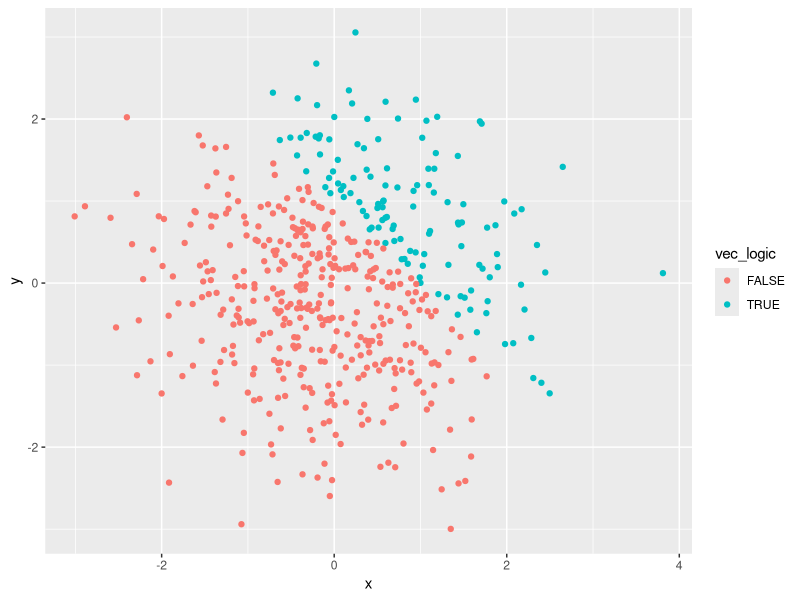
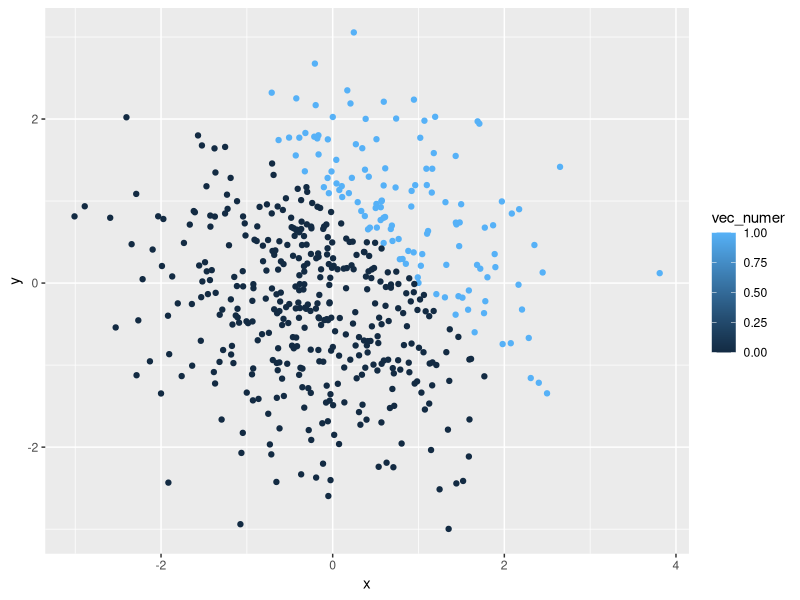
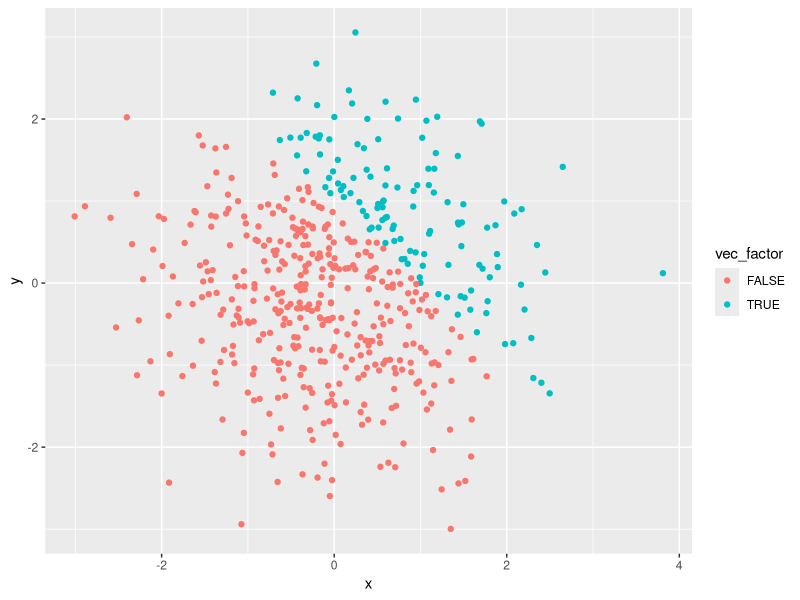
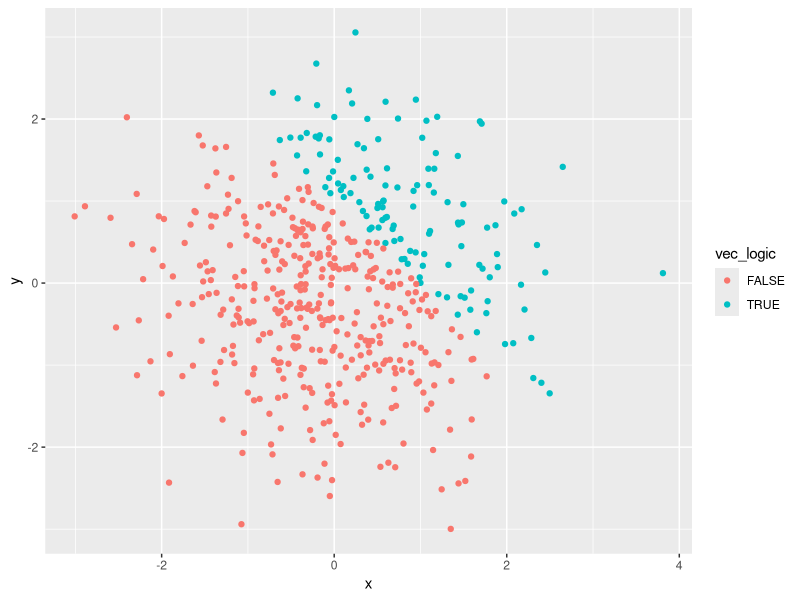

The R source for these figures, in order:
## ---- chunk 1
library(tidyverse)
set.seed(1)
df_1 = tibble(samp= rnorm(8),
              vec_logical = samp > 0,
              vec_chara = c("a","a","a","a","a","a","a","a"),
              vec_factor = sample(c("low","medium","high"),8,replace = TRUE)
              )

## ---- chunk 2
convert_1 = as.numeric(pull(df_1, vec_logical))
convert_1*(pull(df_1, samp))

convert_2 = as.factor(pull(df_1, vec_logical))
convert_2*(pull(df_1, samp))

convert_3 = as.numeric(convert_2)
convert_3*(pull(df_1, samp))
## ---- chunk 3
x = rnorm(500)
y = rnorm(500)
vec_logic = (x+y)>1

df_2 = tibble(x,y,vec_logic,
              vec_numer = as.numeric(vec_logic),
              vec_factor = as.factor(vec_logic)
)
## ---- chunk 4
set.seed(1)

ggplot(df_2, aes(x = x, y = y, color = vec_logic)) + geom_point()
ggsave("df_2.png", width = 4, height = 4)
## ---- chunk 5
ggplot(df_2, aes(x = x, y = y,color = vec_numer)) + geom_point()
ggplot(df_2, aes(x = x, y = y,color = vec_factor)) + geom_point()
